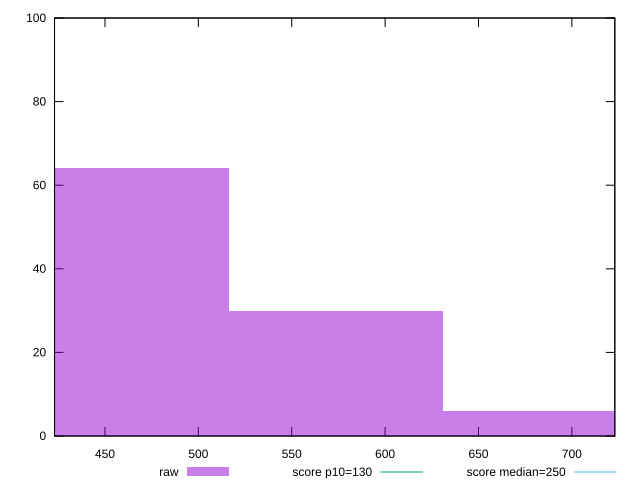

Generate this figure with gnuplot:
reset

$raw <<EOF
688.2756344159718 6
573.5630286799765 30
458.8504229439812 64
EOF

set key outside below
set boxwidth 114.7126057359953
set xrange [423:723]
set yrange [0:100]
set trange [0:100]
set style fill transparent solid 0.5 noborder

set parametric
set terminal svg size 640, 490 enhanced background rgb 'white'
set output "report_00021_2021-02-20T09:16:39.615Z/max-potential-fid/samples/pages/raw/histogram.svg"

plot $raw title "raw" with boxes, \
     130,t title "score p10=130", \
     250,t title "score median=250"

reset
